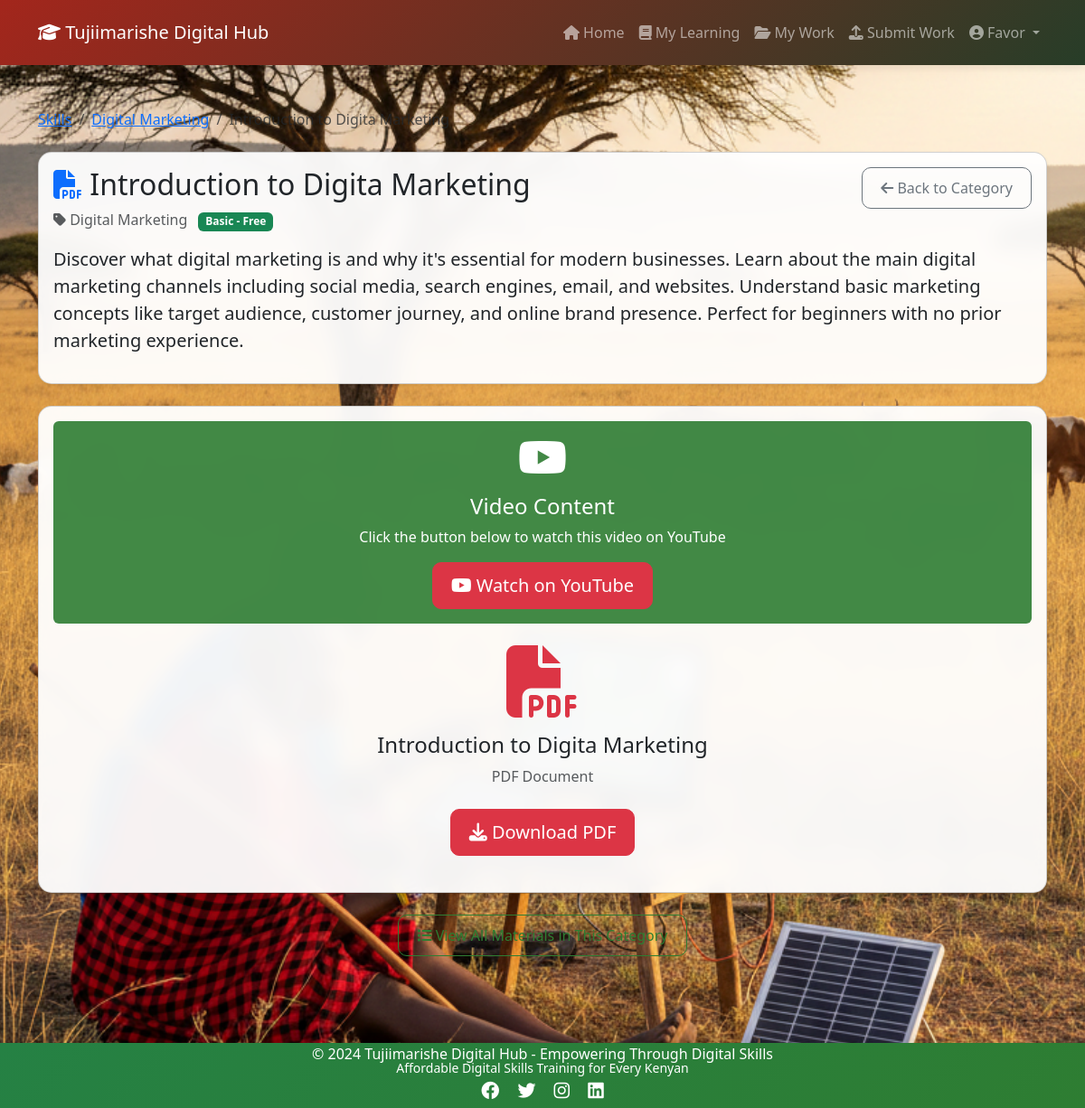
/category/1/material/9/ (signed in), run on the app's committed database.
### users/models.py (models this page shows, shortened)
class User(AbstractUser):
    USER_TYPE_CHOICES = (
        ('student', 'Student'),
        ('mentor', 'Mentor'),
        ('admin', 'Administrator'),
    )
    user_type = models.CharField(
        max_length=20,
        choices=USER_TYPE_CHOICES,
        default='student',
        help_text='Type of user account'
    )
    phone_number = models.CharField(
        max_length=15,
        blank=True,
        null=True,
        help_text='Contact phone number'
    )
    profile_picture = models.ImageField(
        upload_to='profile_pics/',
        blank=True,
        null=True,
        help_text='User profile picture'
    )
    groups = models.ManyToManyField(
        'auth.Group',
        related_name='app_users',
        blank=True,
        help_text='The groups this user belongs to.',
        verbose_name='groups'
    )
    user_permissions = models.ManyToManyField(
        'auth.Permission',
        related_name='app_user_permissions',
        blank=True,
        help_text='Specific permissions for this user.',
        verbose_name='user permissions'
    )
    bio = models.TextField(
        blank=True,
        null=True,
        help_text='Short biography'
    )
    date_of_birth = models.DateField(
        blank=True,
        null=True,
        help_text='Date of birth'
    )
    location = models.CharField(
        max_length=100,
        blank=True,
        null=True,
        help_text='User location/address'
    )
    created_at = models.DateTimeField(auto_now_add=True)
    updated_at = models.DateTimeField(auto_now=True)
    class Meta:
        ordering = ['-created_at']
        verbose_name = 'User'
        verbose_name_plural = 'Users'

### materials/models.py (models this page shows, shortened)
class LearningMaterial(models.Model):
    MATERIAL_TYPE = [
        ('video', 'YouTube Video'),
        ('pdf', 'PDF Document'),
    ]
    ACCESS_LEVEL = [
        ('basic', 'Basic - Free'),
        ('enterprise', 'Enterprise - KSh 100'),
        ('premium', 'Premium - KSh 200'),
    ]
    category = models.ForeignKey(SkillCategory, on_delete=models.CASCADE, related_name='materials')
    title = models.CharField(max_length=200)
    description = models.TextField()
    material_type = models.CharField(max_length=10, choices=MATERIAL_TYPE)
    youtube_url = models.URLField(blank=True, null=True)
    pdf_file = models.FileField(upload_to='materials/pdfs/', blank=True, null=True)
    access_level = models.CharField(max_length=20, choices=ACCESS_LEVEL)
    order = models.IntegerField(default=0)  # For ordering lessons
    created_at = models.DateTimeField(auto_now_add=True)
    class Meta:
        ordering = ['category', 'order']

class SkillCategory(models.Model):
    name = models.CharField(max_length=100)
    slug = models.SlugField(unique=True, blank=True)
    icon = models.CharField(max_length=50)  # Font Awesome icon class
    description = models.TextField()
    class Meta:
        verbose_name_plural = "Skill Categories"

### materials/views.py (the view)
# urls.py: path('category/<int:category_id>/material/<int:material_id>/', views.material_detail, name='material_detail'),
@login_required
def material_detail(request, category_id, material_id):
    category = get_object_or_404(SkillCategory, pk=category_id)
    material = get_object_or_404(LearningMaterial, pk=material_id, category=category)
    user_access_level = 'basic'  # Default
    try:
        access = UserSkillAccess.objects.get(user=request.user, category=material.category)
        user_access_level = access.access_level
    except UserSkillAccess.DoesNotExist:
        pass
    can_access = False
    if material.access_level == 'basic':
        can_access = True
    elif material.access_level == 'enterprise' and user_access_level in ['enterprise', 'premium']:
        can_access = True
    elif material.access_level == 'premium' and user_access_level == 'premium':
        can_access = True
    if not can_access:
        messages.warning(request, f'You need {material.get_access_level_display()} access to view this material.')
        return redirect('materials:checkout', category_id=material.category.id, level=material.access_level)
    related_materials = LearningMaterial.objects.filter(
        category=material.category
    ).exclude(id=material.id).order_by('order')[:3]
    context = {
        'material': material,
        'can_access': can_access,
        'related_materials': related_materials,
    }
    return render(request, 'materials/material_view.html', context)

### templates/materials/material_view.html (shortened to what this page needs)
{% extends 'base.html' %}
{% block content %}
<div class="row">
    <div class="col-md-12">
        <nav aria-label="breadcrumb" class="mb-4">
            <ol class="breadcrumb">
                <li class="breadcrumb-item"><a href="{% url 'materials:my_materials' %}">Skills</a></li>
                <li class="breadcrumb-item"><a href="{% url 'materials:category_detail' material.category.id %}">{{ material.category.name }}</a></li>
                <li class="breadcrumb-item active">{{ material.title }}</li>
            </ol>
        </nav>
        <div class="card shadow-sm mb-4">
            <div class="card-body">
                <div class="d-flex justify-content-between align-items-start mb-3">
                    <div>
                        <h2 class="mb-2">
                            <i class="fas fa-{% if material.material_type == 'video' %}video{% else %}file-pdf{% endif %} text-primary"></i>
                            {{ material.title }}
                        </h2>
                        <p class="text-muted mb-0">
                            <i class="fas fa-tag"></i> {{ material.category.name }}
                            <span class="badge bg-{% if material.access_level == 'premium' %}warning{% elif material.access_level == 'enterprise' %}info{% else %}success{% endif %} ms-2">
                                {{ material.get_access_level_display }}
                            </span>
                        </p>
                    </div>
                    <a href="{% url 'materials:category_detail' material.category.id %}" class="btn btn-outline-secondary">
                        <i class="fas fa-arrow-left"></i> Back to Category
                    </a>
                </div>
                {% if material.description %}
                    <div class="mt-3">
                        <p class="lead">{{ material.description }}</p>
                    </div>
                {% endif %}
            </div>
        </div>
        <div class="card shadow-sm">
            <div class="card-body">
                {% if material.youtube_url %}
                    <div class="text-center mb-4">
                        <div class="alert alert-info">
                            <i class="fab fa-youtube fa-3x mb-3"></i>
                            <h4>Video Content</h4>
                            <p>Click the button below to watch this video on YouTube</p>
                            <a href="{{ material.youtube_url }}" target="_blank" rel="noopener noreferrer" class="btn btn-danger btn-lg">
                                <i class="fab fa-youtube"></i> Watch on YouTube
                            </a>
                        </div>
                    </div>
                {% endif %}
                {% if material.pdf_file %}
                    <div class="text-center mb-4">
                        <i class="fas fa-file-pdf fa-5x text-danger mb-3"></i>
                        <h4>{{ material.title }}</h4>
                        <p class="text-muted">PDF Document</p>
                    </div>
                    <div class="text-center mb-4">
                        <a href="{{ material.pdf_file.url }}" target="_blank" rel="noopener noreferrer" class="btn btn-danger btn-lg">
                            <i class="fas fa-download"></i> Download PDF
                        </a>
                    </div>
                {% endif %}
            </div>
        </div>
        <div class="mt-4 text-center">
            <a href="{% url 'materials:category_detail' material.category.id %}" class="btn btn-outline-primary">
                <i class="fas fa-list"></i> View All Materials in This Category
            </a>
        </div>
    </div>
</div>
{% endblock %}

### templates/base.html (shortened to what this page needs)
<!DOCTYPE html>
<html lang="en">
<head>
    <link href="https://cdn.jsdelivr.net/npm/bootstrap@5.3.0/dist/css/bootstrap.min.css" rel="stylesheet">
    <link rel="stylesheet" href="https://cdnjs.cloudflare.com/ajax/libs/font-awesome/6.4.0/css/all.min.css">
    {% load static %}
    <link rel="stylesheet" href="{% static 'css/style.css' %}">
</head>
<body>
    <nav class="navbar navbar-expand-lg navbar-dark bg-primary">
        <div class="container">
            <a class="navbar-brand" href="{% url 'home' %}">
                <i class="fas fa-graduation-cap"></i> Tujiimarishe Digital Hub
            </a>
            <div class="collapse navbar-collapse" id="navbarNav">
                <ul class="navbar-nav ms-auto">
                    {% if user.is_authenticated %}
                        <li class="nav-item">
                            <a class="nav-link" href="{% url 'home' %}">
                                <i class="fas fa-home"></i> Home
                            </a>
                        </li>
                        <li class="nav-item">
                            <a class="nav-link" href="{% url 'materials:my_materials' %}">
                                <i class="fas fa-book"></i> My Learning
                            </a>
                        </li>
                        <li class="nav-item">
                            <a class="nav-link" href="{% url 'materials:my_submissions' %}">
                                <i class="fas fa-folder-open"></i> My Work
                            </a>
                        </li>
                        <li class="nav-item">
                            <a class="nav-link" href="{% url 'materials:submit_work' %}">
                                <i class="fas fa-upload"></i> Submit Work
                            </a>
                        </li>
                        <li class="nav-item dropdown">
                            <a class="nav-link dropdown-toggle" href="#" id="userDropdown" role="button" data-bs-toggle="dropdown" aria-expanded="false">
                                <i class="fas fa-user-circle"></i> {{ user.username }}
                            </a>
                        </li>
                    {% endif %}
                </ul>
            </div>
        </div>
    </nav>
    <main class="container my-5">
        {% block content %}
        {% endblock %}
    </main>
    <footer class="bg-dark text-white text-center py-4 mt-5">
        <div class="container">
            <p class="mb-2">&copy; 2024 Tujiimarishe Digital Hub - Empowering Through Digital Skills</p>
            <p class="small mb-0">Affordable Digital Skills Training for Every Kenyan</p>
            <div class="mt-3">
                <a href="#" class="text-white me-3"><i class="fab fa-facebook fa-lg"></i></a>
                <a href="#" class="text-white me-3"><i class="fab fa-twitter fa-lg"></i></a>
                <a href="#" class="text-white me-3"><i class="fab fa-instagram fa-lg"></i></a>
                <a href="#" class="text-white"><i class="fab fa-linkedin fa-lg"></i></a>
            </div>
        </div>
    </footer>
</body>
</html>

### static/css/style.css (style rules this page uses)
body { font-family: 'Segoe UI', Tahoma, Geneva, Verdana, sans-serif; min-height: 100vh; display: flex; flex-direction: column; background-image: url('/static/images/background.png'); background-size: cover; background-position: center; background-attachment: fixed; background-repeat: no-repeat; }
main { flex: 1; position: relative; z-index: 1; }
.navbar-dark.bg-primary { background: linear-gradient(135deg, #A3261C 0%, #273d28 100%) !important; box-shadow: 0 2px 10px rgba(0, 0, 0, 0.1); padding: 1rem 0; position: relative; z-index: 1030; }
.navbar-nav .nav-link { cursor: pointer; pointer-events: auto; }
footer.bg-dark { margin-top: auto; background: linear-gradient(135deg, #132414 0%, #274629 100%) !important; box-shadow: 0 -2px 10px rgba(0, 0, 0, 0.1); padding: 0.5rem 0 !important; }
footer p { margin-bottom: 0.25rem !important; line-height: 0.5rem; }
footer .mt-3 { margin-top: 0.5rem !important; }
footer a i { font-size: 1rem; }
.card { border-radius: 15px; background-color: rgba(255, 255, 255, 0.95); backdrop-filter: blur(10px); }
.btn { border-radius: 10px; padding: 10px 20px; font-weight: 500; transition: all 0.3s ease; }
.btn-outline-primary { border-color: #2e7d32; color: #2e7d32; }
footer.bg-dark { margin-top: auto; background: linear-gradient(135deg, #258144 0%, #2e7d32 100%) !important; box-shadow: 0 -2px 10px rgba(0, 0, 0, 0.1); }
.alert-info { background-color: rgba(46, 125, 50, 0.9) !important; border: none !important; color: #ffffff !important; }
.card { animation: fadeIn 0.5s ease-in; }

### data on the page
User: username "Favor"
LearningMaterial: category.name "Digital Marketing", title "Introduction to Digita Marketing", access_level "Basic - Free", description "Discover what digital marketing is and why it's essential for modern businesses. Learn about the main digital marketing channels including social media, search engines, email, and websites. Understand basic marketing concepts like target audience, customer journey, and online brand presence. Perfect for beginners with no prior marketing experience."
